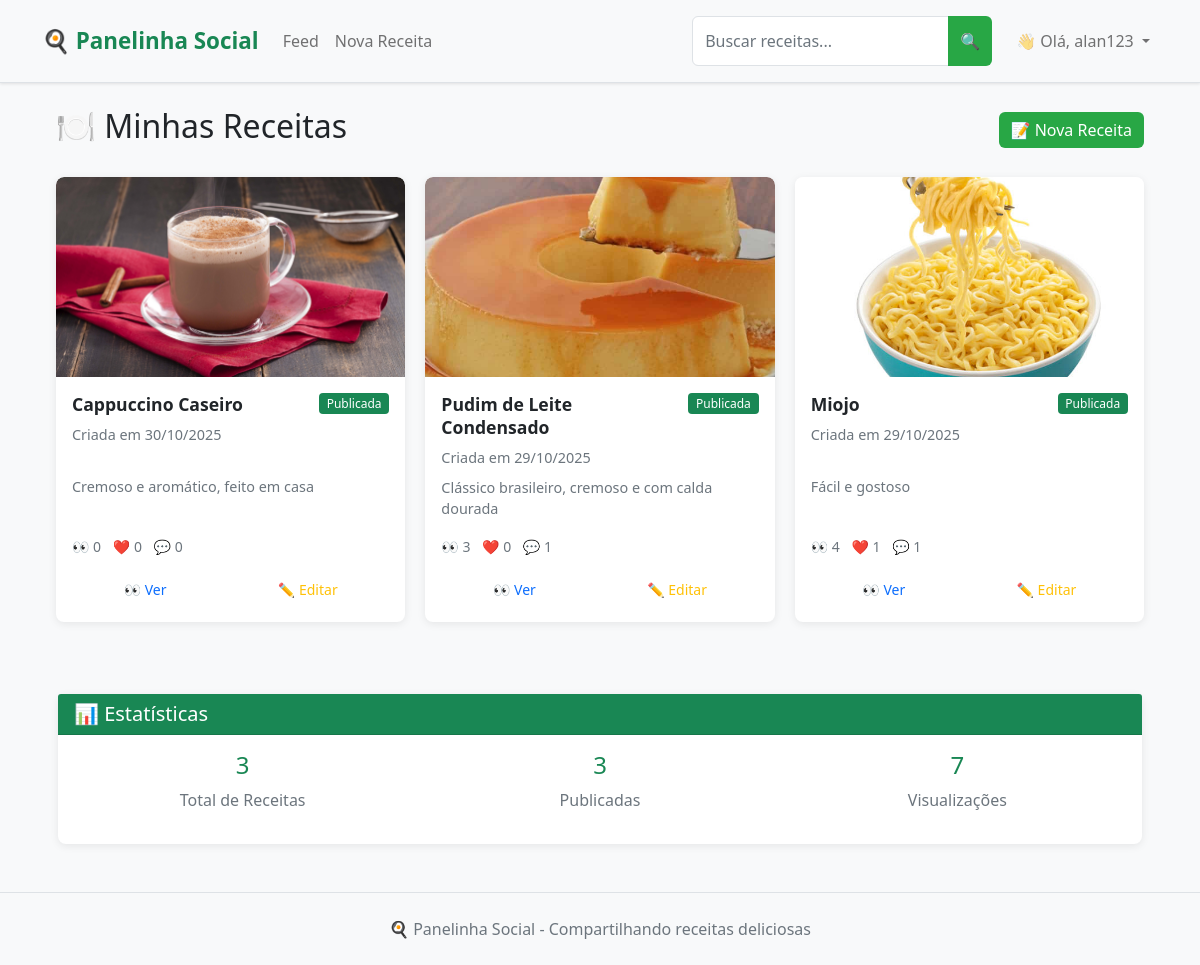
The page /my_recipes (signed in) on the database as committed earlier.
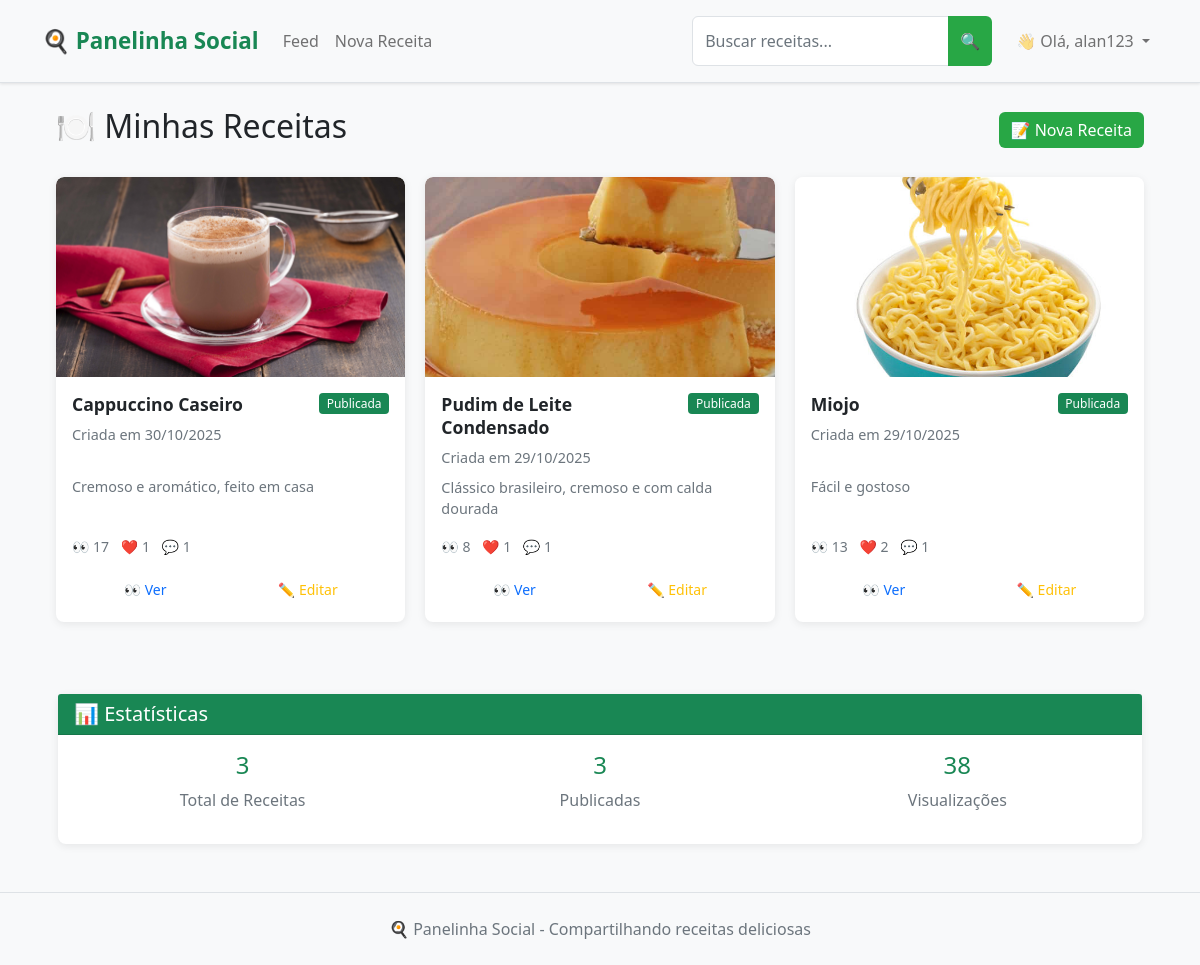
The same page on the database as committed later.
### app.py (models this page shows, shortened)
class Recipe(db.Model):
    __tablename__ = 'recipe'
    id = db.Column(db.Integer, primary_key=True)
    title = db.Column(db.String(100), nullable=False, index=True)
    description = db.Column(db.Text)
    ingredients = db.Column(db.Text)
    steps = db.Column(db.Text)
    image = db.Column(db.String(200))
    categories = db.Column(db.String(200))
    difficulty = db.Column(db.String(20), nullable=False, default='Fácil', index=True)  # NOVO CAMPO
    is_draft = db.Column(db.Boolean, default=False, index=True)
    created_at = db.Column(db.DateTime, default=datetime.utcnow, index=True)
    updated_at = db.Column(db.DateTime, default=datetime.utcnow, onupdate=datetime.utcnow)
    views = db.Column(db.Integer, default=0, index=True)
    user_id = db.Column(db.Integer, db.ForeignKey('user.id'), nullable=False, index=True)
    likes = db.relationship('Like', backref='recipe', lazy='select')
    comments = db.relationship('Comment', backref='recipe', lazy='select')
    saved_by = db.relationship('SavedRecipe', backref='recipe', lazy='select')
    def like_count(self):
        if hasattr(self, '_like_count'):
            return self._like_count
        return len(self.likes)
    def comment_count(self):
        if hasattr(self, '_comment_count'):
            return self._comment_count
        return len(self.comments)

### app.py (the view)
@app.route('/my_recipes')
@login_required
def my_recipes():
    recipes_query = Recipe.query.filter_by(user_id=current_user.id).order_by(Recipe.created_at.desc())
    recipes = get_recipes_with_counts(recipes_query)
    return render_template('my_recipes.html', title='Minhas Receitas', recipes=recipes)

### app.py (called while the page is built)
@login_manager.user_loader
def load_user(id):
    return User.query.get(int(id))

### templates/my_recipes.html (shortened to what the changed rows need)
{% extends "base.html" %}
{% block content %}
<div class="container-fluid">
    <div class="row">
        <div class="col-12">
            <div class="d-flex justify-content-between align-items-center mb-4">
                <h2>🍽️ Minhas Receitas</h2>
            </div>
            {% if recipes %}
                <div class="row">
                    {% for recipe in recipes %}
                        <div class="col-xl-4 col-lg-6 col-md-6 mb-4">
                            <div class="card h-100 recipe-card">
                                <a href="{{ url_for('recipe_detail', recipe_id=recipe.id) }}" class="text-decoration-none">
                                    {% if recipe.image %}
                                        <img src="{{ url_for('static', filename='uploads/' + recipe.image) }}"
                                             class="card-img-top" alt="{{ recipe.title }}" style="height: 200px; object-fit: cover;">
                                    {% else %}
                                        <div class="card-img-top bg-light d-flex align-items-center justify-content-center"
                                             style="height: 200px;">
                                            <span class="text-muted">📷 Sem imagem</span>
                                        </div>
                                    {% endif %}
                                </a>
                                <div class="card-body d-flex flex-column">
                                    <div class="d-flex justify-content-between align-items-start mb-2">
                                        <a href="{{ url_for('recipe_detail', recipe_id=recipe.id) }}" class="text-decoration-none text-dark flex-grow-1">
                                            <h5 class="card-title mb-0">{{ recipe.title }}</h5>
                                        </a>
                                        {% if recipe.is_draft %}
                                            <span class="badge bg-warning ms-2">Rascunho</span>
                                        {% else %}
                                            <span class="badge bg-success ms-2">Publicada</span>
                                        {% endif %}
                                    </div>
                                    <p class="card-text text-muted small mb-2">
                                        Criada em {{ recipe.created_at.strftime('%d/%m/%Y') }}
                                    </p>
                                    <a href="{{ url_for('recipe_detail', recipe_id=recipe.id) }}" class="text-decoration-none text-dark flex-grow-1">
                                        <p class="card-text mb-3">
                                            {{ recipe.description[:100] }}{% if recipe.description|length > 100 %}...{% endif %}
                                        </p>
                                    </a>
                                    <div class="mt-auto">
                                        <div class="d-flex justify-content-between align-items-center mb-3">
                                            <div class="text-muted small">
                                                <span class="me-2">👀 {{ recipe.views }}</span>
                                                <span class="me-2">❤️ {{ recipe.like_count() }}</span>
                                                <span>💬 {{ recipe.comment_count() }}</span>
                                            </div>
                                        </div>
                                        <div class="d-flex justify-content-between gap-2">
                                            <a href="{{ url_for('recipe_detail', recipe_id=recipe.id) }}"
                                               class="btn btn-sm btn-outline-primary flex-fill">
                                                👀 Ver
                                            </a>
                                            <a href="{{ url_for('edit_recipe', recipe_id=recipe.id) }}"
                                               class="btn btn-sm btn-outline-warning flex-fill">
                                                ✏️ Editar
                                            </a>
                                        </div>
                                    </div>
                                </div>
                            </div>
                        </div>
                    {% endfor %}
                </div>
                <div class="row mt-5">
                    <div class="col-12">
                        <div class="card">
                            <div class="card-header bg-success text-white">
                                <h5 class="mb-0">📊 Estatísticas</h5>
                            </div>
                            <div class="card-body">
                                <div class="row text-center">
                                    <div class="col-md-4">
                                        <h4 class="text-success">{{ recipes|length }}</h4>
                                        <p class="text-muted">Total de Receitas</p>
                                    </div>
                                    <div class="col-md-4">
                                        <h4 class="text-success">{{ recipes|selectattr('is_draft', 'equalto', false)|list|length }}</h4>
                                        <p class="text-muted">Publicadas</p>
                                    </div>
                                    <div class="col-md-4">
                                        <h4 class="text-success">{{ recipes|sum(attribute='views') }}</h4>
                                        <p class="text-muted">Visualizações</p>
                                    </div>
                                </div>
                            </div>
                        </div>
                    </div>
                </div>
            {% endif %}
        </div>
    </div>
</div>
{% endblock %}

Rows that differ between the two databases and show on the page:
changed Recipe "Cappuccino Caseiro": views "0" → "17"; like_count "0" → "1"; comment_count "0" → "1"
changed Recipe "Pudim de Leite Condensado": views "3" → "8"; like_count "0" → "1"
changed Recipe "Miojo": views "4" → "13"; like_count "1" → "2"
Other text that changed with them:
{{ recipes|sum(attribute='views') }}: "7" → "38"
